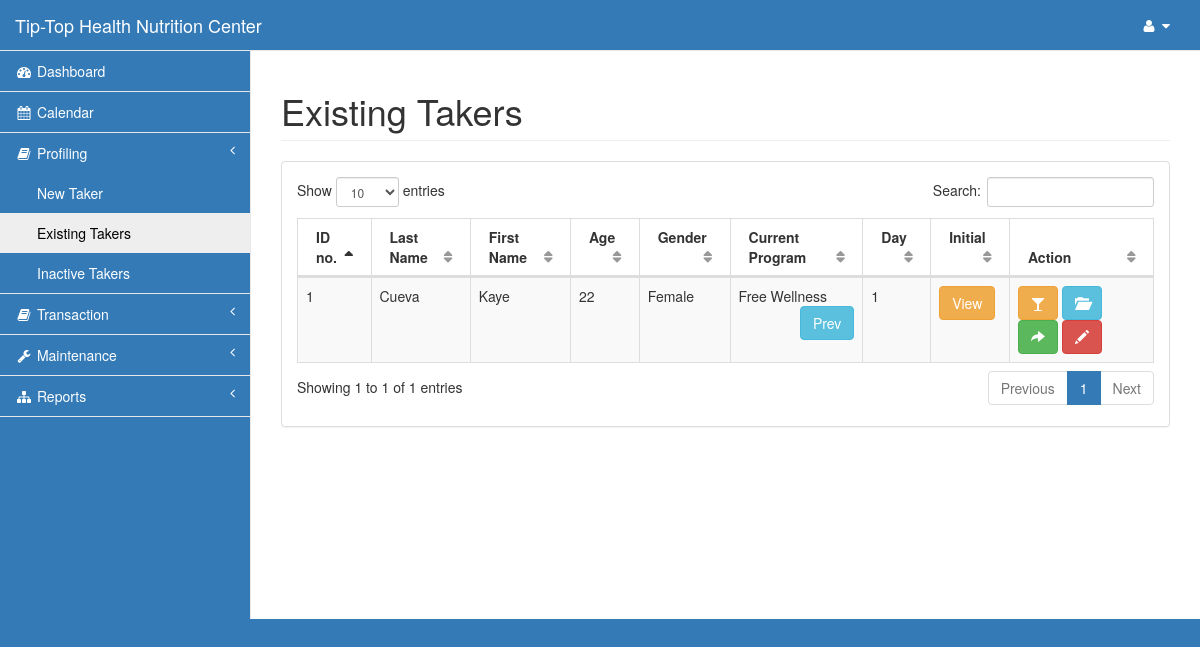
Before: /pages/existing.php (signed in) with the older database file.
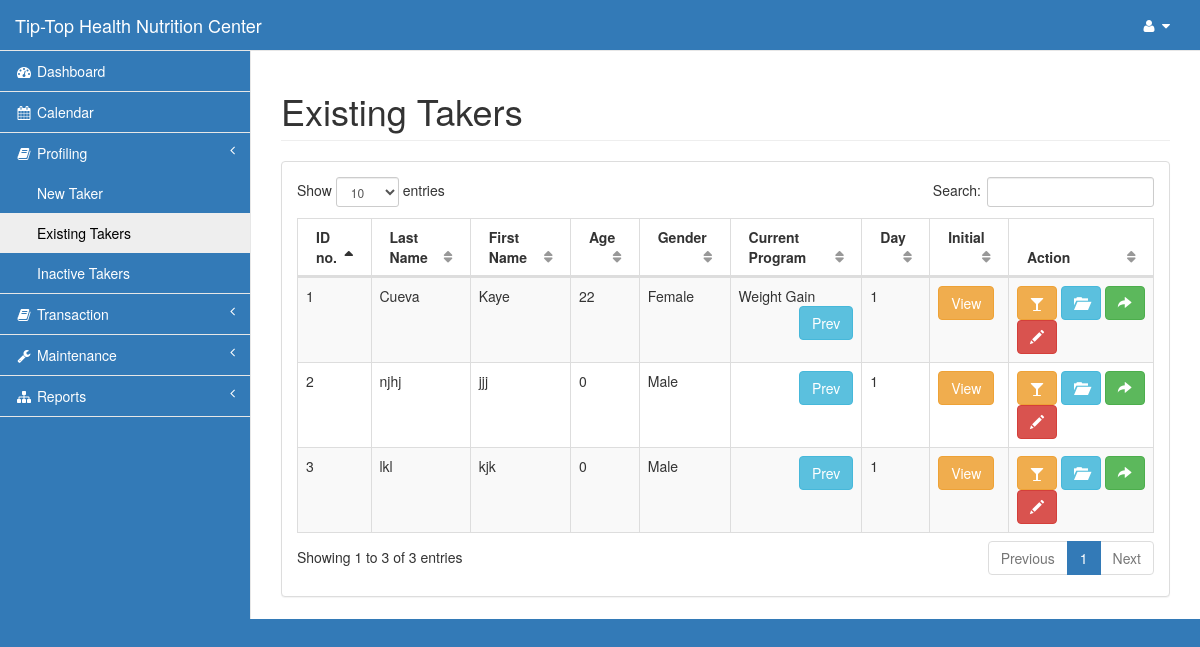
After: the same page with the newer database file.
### tables this page shows
CREATE TABLE `taker` (
  `id` int(11) NOT NULL,
  `last` varchar(15) NOT NULL,
  `first` varchar(15) NOT NULL,
  `phone` varchar(11) NOT NULL,
  `gender` varchar(6) NOT NULL,
  `bday` date NOT NULL,
  `referrer_id` int(11) NOT NULL,
  `referrer_contact` varchar(30) NOT NULL,
  `address` varchar(100) NOT NULL,
  `email` varchar(30) NOT NULL,
  `status` varchar(8) NOT NULL,
  `points` decimal(7,2) NOT NULL,
  `discount` decimal(10,2) NOT NULL,
  `height` decimal(5,2) NOT NULL,
  `orig_weight` decimal(5,2) NOT NULL
);

CREATE TABLE `program` (
  `program_id` int(11) NOT NULL,
  `program_name` varchar(30) NOT NULL
);

### pages/existing.php (the view, shortened to what this page needs)
<?php include('session.php');?>
<!DOCTYPE html>
<html lang="en">
<head>
    <?php include('css.php');?>
</head>
<body>
    <div id="wrapper">
        <?php include('nav.php');?>
        <div id="page-wrapper">
            <div class="row">
                <div class="col-lg-12">
                    <h1 class="page-header">Existing Takers</h1>
                </div>
            </div>
            <div class="row">
                <div class="col-lg-12">
                    <div class="panel panel-default">
                        <div class="panel-body">
                            <table width="100%" class="table table-striped table-bordered table-hover" id="dataTables-example">
                                <thead>
                                    <tr>
                                        <th>ID no.</th>
                                        <th>Last Name</th>
                                        <th>First Name</th>
                                        <th>Age</th>
                                        <th>Gender</th>
                                        <th>Current Program</th>
                                        <th>Day</th>
                                        <th>Initial</th>
                                        <th>Action</th>
                                    </tr>
                                </thead>
                                <tbody>
<?php
        $query=mysqli_query($con,"select * from taker where status='Active' order by last,first")or die(mysqli_error($con));
          while ($row=mysqli_fetch_array($query)){
            $id=$row['id'];
            $age = date_create($row['bday'])->diff(date_create('today'))->y;
             $query1=mysqli_query($con,"select *,COUNT(*) as day from monitoring natural join program where id='$id' and monitor_status!='Finished' order by monitor_id desc LIMIT 0,1")or die(mysqli_error($con));
                $row1=mysqli_fetch_array($query1);
                      $mid=$row1['monitor_id'];
                        $query3=mysqli_query($con,"select * from initial_result where id='$id' order by ir_date desc LIMIT 0,1")or die(mysqli_error($con));
                                $row3=mysqli_fetch_array($query3);
                                    $iid=$row3['ir_id'];
?>
                                    <tr class="odd gradeX">
                                        <td class="center"><?php echo $id;?></td>
                                        <td><?php echo $row['last'];?></td>
                                        <td><?php echo $row['first'];?></td>
                                        <td><?php echo $age;?></td>
                                        <td><?php echo $row['gender'];?></td>
                                        <td><?php echo $row1['program_name'];?>
                                            <a class="pull-right btn btn-info" href="history.php?id=<?php echo $row['id'];?>">Prev</a>
                                        </td>
                                        <td><?php echo $i;?></td>
                                        <td><a href="" class="btn btn-warning" data-toggle="modal" data-target="#view<?php echo $iid;?>">View</i></a>
                                        </td>
                                        <td>
                                            <a href="taker_sup.php?mid=<?php echo $mid;?>" class="btn btn-warning"><i class="fa fa-glass"></i></a>
                                            <a href="monitoring.php?id=<?php echo $id;?>&mid=<?php echo $mid;?>" class="btn btn-info"><i class="glyphicon glyphicon-folder-open"></i></a>
                                            <a class="btn btn-success" data-toggle="modal" data-target="#edit<?php echo $id;?>"><i class="glyphicon glyphicon-share-alt"></i></a>
                                            <a class="btn btn-danger" data-toggle="modal" data-target="#delete<?php echo $id;?>"><i class="glyphicon glyphicon-pencil"></i></a>
                                        </td>
                                    </tr>
<?php }?>
                                </tbody>
                            </table>
                    </div>
                </div>
            </div>
        </div>
    </div>
</body>
</html>

Changed rows visible on the page:
changed taker "Cueva": program.program_name "Free Wellness" → "Weight Gain"
added taker: id "3", last "lkl", first "kjk", age "0", gender "Male"
added taker: id "2", last "njhj", first "jjj", bday "0", gender "Male"
Other visible differences:
text written by a page script: "Show entries Search: Showing 1 to 1 of 1 entries Previous 1 Next" → "Show entries Search: Showing 1 to 3 of 3 entries Previous 1 Next"
